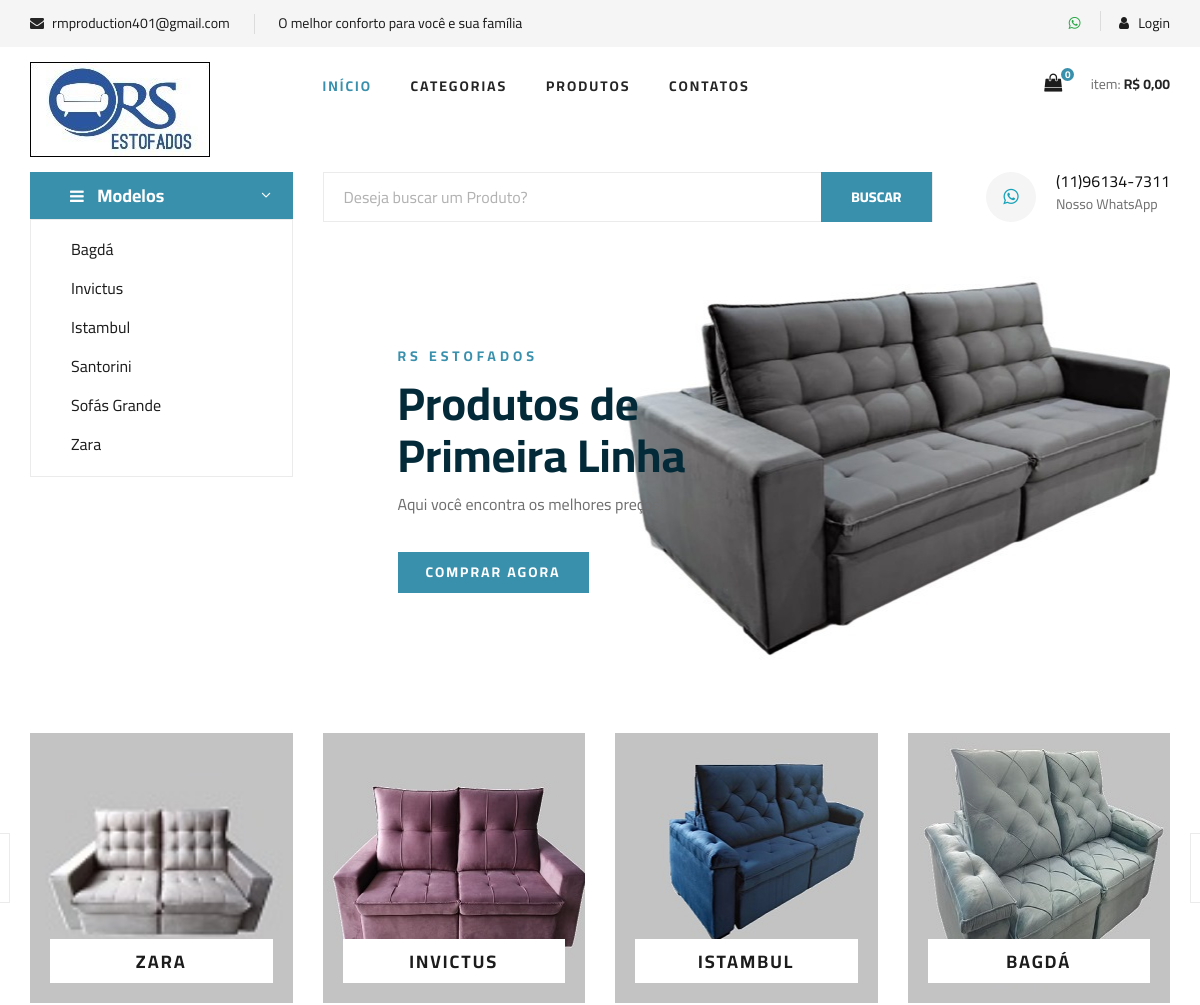
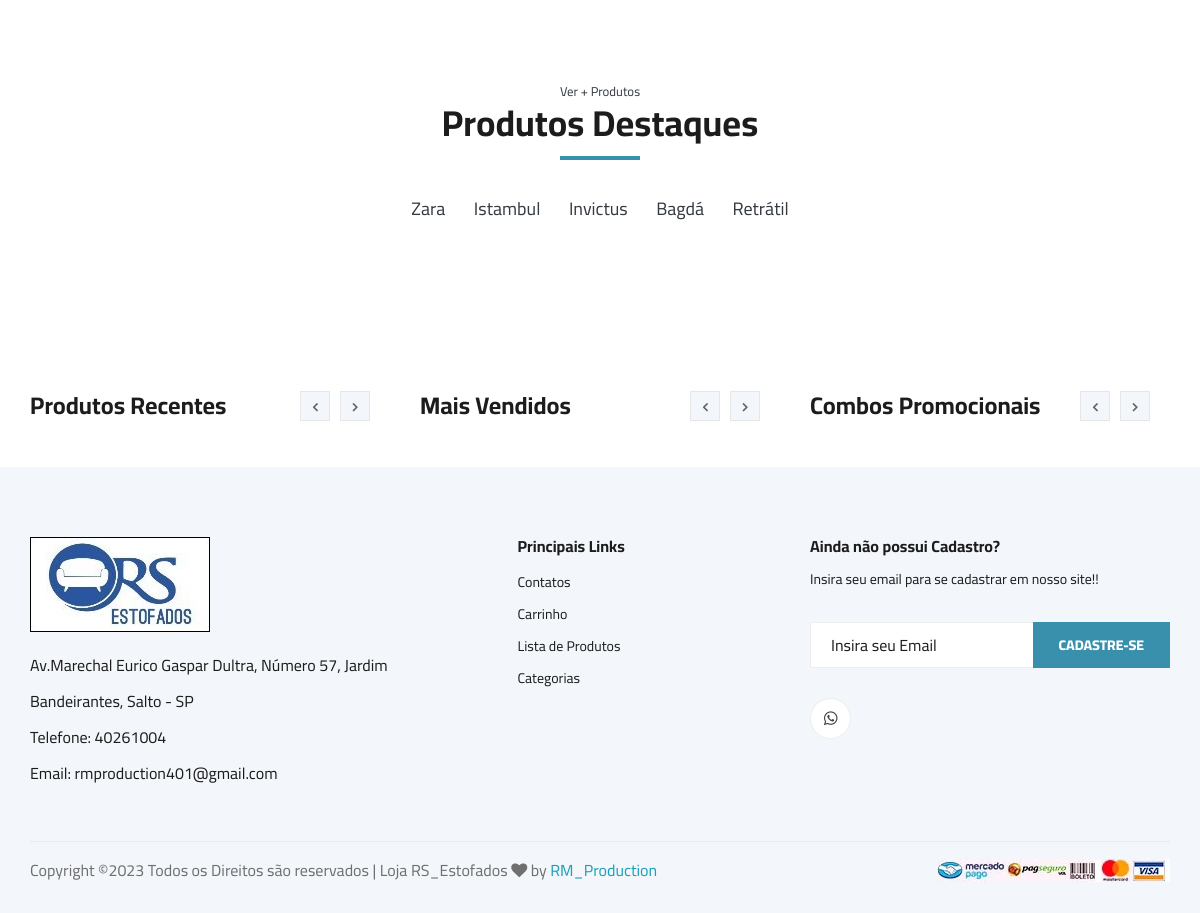
The page / on the database its author committed (2 pictures, top to bottom).
### tables this page shows
CREATE TABLE `categorias` (
  `id` int(11) NOT NULL AUTO_INCREMENT,
  `nome` varchar(50) NOT NULL,
  `nome_url` varchar(50) NOT NULL,
  `imagem` varchar(100) NOT NULL,
  PRIMARY KEY (`id`)
);

CREATE TABLE `sub_categorias` (
  `id` int(11) NOT NULL AUTO_INCREMENT,
  `nome` varchar(50) NOT NULL,
  `nome_url` varchar(50) NOT NULL,
  `imagem` varchar(100) NOT NULL,
  `id_categoria` int(11) NOT NULL,
  PRIMARY KEY (`id`)
);

### config.php (called while the page is built, shortened)
<?php
$email = 'rmproduction401@gmail.com';
$whatsapp = '(11)96134-7311';
$telefone = '40261004';
$whatsapp_link = '5511961347311';
$nome_loja = 'RS ESTOFADOS';
$texto_destaque = 'O melhor conforto para você e sua família';
$endereco_loja = 'Av.Marechal Eurico Gaspar Dultra, Número 57, Jardim Bandeirantes, Salto - SP';
 ?>

### index.php (the view, shortened to what this page needs)
<?php
require_once("cabecalho.php");
require_once("conexao.php");
?>
<section class="hero">
  <div class="container">
    <div class="row">
      <div class="col-lg-3">
        <div class="hero__categories">
          <div class="hero__categories__all">
            <i class="fa fa-bars"></i>
            <span>Modelos</span>
          </div>
          <ul>
            <?php
            $query = $pdo->query("SELECT * FROM categorias order by nome asc ");
            $res = $query->fetchAll(PDO::FETCH_ASSOC);
            for ($i=0; $i < count($res); $i++) {
              $nome = $res[$i]['nome'];
              $nome_url = $res[$i]['nome_url'];
              ?>
              <li><a href="sub-categoria-de-<?php echo $nome_url ?>"><?php echo $nome ?></a></li>
            <?php } ?>
        </div>
      </div>
      <div class="col-lg-9">
        <div class="hero__search">
          <div class="hero__search__form">
           <form action="lista-produtos.php" method="get">
            <input name="txtBuscar" type="text" placeholder="Deseja buscar um Produto?">
            <button type="submit" class="site-btn">BUSCAR</button>
          </form>
        </div>
        <div class="hero__search__phone">
          <div class="hero__search__phone__icon">
            <a class="text-info" target="_blank" href="http://api.whatsapp.com/send?1=pt_BR&phone=<?php echo $whatsapp_link ?>" title="<?php echo $whatsapp ?>"><i class="fa fa-whatsapp"></i></a>
          </div>
          <div class="hero__search__phone__text">
            <h6><?php echo $whatsapp ?></h6>
            <span>Nosso WhatsApp</span>
          </div>
        </div>
      </div>
      <div class="hero__item set-bg" data-setbg="img/hero/banner.jpg">
        <div class="hero__text">
          <span><?php echo strToUpper($nome_loja) ?></span>
          <h2>Produtos de<br />Primeira Linha</h2>
          <p>Aqui você encontra os melhores preços!!</p>
          <a href="produtos.php" class="primary-btn">COMPRAR AGORA</a>
        </div>
      </div>
    </div>
  </div>
</div>
</section>
<section class="categories">
  <div class="container">
    <div class="row">
      <div class="categories__slider owl-carousel">
       <?php
       $query = $pdo->query("SELECT * FROM categorias order by id ");
       $res = $query->fetchAll(PDO::FETCH_ASSOC);
       for ($i=0; $i < count($res); $i++) {
        $nome = $res[$i]['nome'];
        $imagem = $res[$i]['imagem'];
        $nome_url = $res[$i]['nome_url'];
        ?>
        <div class="col-lg-3">
          <div class="categories__item set-bg" data-setbg="img/categorias/<?php echo $imagem ?>">
            <h5><a href="sub-categoria-de-<?php echo $nome_url ?>"><?php echo $nome ?></a></h5>
          </div>
        </div>
      <?php } ?>
    </div>
  </div>
</div>
</section>
<section class="featured spad">
  <div class="container">
    <div class="row">
      <div class="col-lg-12">
        <div class="section-title">
         <a class="text-dark" href="produtos.php"><span ><small>Ver + Produtos</small></span></a>
         <h2>Produtos Destaques </h2>
       </div>
       <div class="featured__controls">
        <ul>
         <?php
         $query = $pdo->query("SELECT * FROM sub_categorias order by id limit 5 ");
         $res = $query->fetchAll(PDO::FETCH_ASSOC);
         for ($i=0; $i < count($res); $i++) {
          $nome = $res[$i]['nome'];
          $nome_url = $res[$i]['nome_url'];
          ?>
          <li><a href="produtos-<?php echo $nome_url ?>" class="text-dark"><?php echo $nome ?></a></li>
        <?php } ?>
      </ul>
    </div>
  </div>
</div>
</div>
</section>
<section class="latest-product spad d-none d-md-block">
  <div class="container">
    <div class="row">
      <div class="col-lg-4 col-md-6">
        <div class="latest-product__text">
          <h4>Produtos Recentes</h4>
          <div class="latest-product__slider owl-carousel">
          </div>
        </div>
      </div>
      <div class="col-lg-4 col-md-6">
        <div class="latest-product__text">
          <h4>Mais Vendidos</h4>
          <div class="latest-product__slider owl-carousel">
          </div>
        </div>
      </div>
      <div class="col-lg-4 col-md-6">
        <div class="latest-product__text">
          <h4>Combos Promocionais</h4>
          <div class="latest-product__slider owl-carousel">
          </div>
        </div>
      </div>
    </div>
  </div>
</section>
<?php
require_once("rodape.php");
?>

### cabecalho.php (shortened to what this page needs)
<?php
require_once("config.php");
require_once("conexao.php");
$id_usuario = @$_SESSION['id_usuario'];
$res = $pdo->query("SELECT * from carrinho where id_usuario = '$id_usuario' and id_venda = 0 order by id asc");
$dados = $res->fetchAll(PDO::FETCH_ASSOC);
$linhas = count($dados);
if($linhas == 0){
  $linhas = 0;
  $total = 0;
}
@$total_c = number_format(@$total, 2, ',', '.');
?>
<!DOCTYPE html>
<html lang="zxx">
<head>
    <link rel="stylesheet" href="css/bootstrap.min.css" type="text/css">
    <link rel="stylesheet" href="css/font-awesome.min.css" type="text/css">
    <link rel="stylesheet" href="css/elegant-icons.css" type="text/css">
    <link rel="stylesheet" href="css/nice-select.css" type="text/css">
    <link rel="stylesheet" href="css/jquery-ui.min.css" type="text/css">
    <link rel="stylesheet" href="css/owl.carousel.min.css" type="text/css">
    <link rel="stylesheet" href="css/slicknav.min.css" type="text/css">
    <link rel="stylesheet" href="css/style.css" type="text/css">
</head>
<body>
    <header class="header">
        <div class="header__top">
            <div class="container">
                <div class="row">
                    <div class="col-lg-6 col-md-6">
                        <div class="header__top__left">
                            <ul>
                                <li><i class="fa fa-envelope"></i> <?php echo $email ?></li>
                                <li><?php echo $texto_destaque ?></li>
                            </ul>
                        </div>
                    </div>
                    <div class="col-lg-6 col-md-6">
                        <div class="header__top__right">
                            <div class="header__top__right__social">
                               <a target="_blank" href="http://api.whatsapp.com/send?1=pt_BR&phone=<?php echo $whatsapp_link ?>" title="<?php echo $whatsapp ?>"><i class="fa fa-whatsapp text-success"></i></a>
                           </div>
                           <div class="header__top__right__auth">
                            <?php
                     if(@$_SESSION['id_usuario'] == null || @$_SESSION['nivel_usuario'] != 'Cliente'){
                 ?>
                <a href="sistema"><i class="fa fa-user"></i> Login</a>
            <?php }else{ ?>
                <a target="_blank" href="sistema/painel-cliente"><i class="fa fa-user"></i> Painel</a>
            <?php } ?>
                        </div>
                    </div>
                </div>
            </div>
        </div>
    </div>
    <div class="container">
        <div class="row">
            <div class="col-lg-3">
                <div class="header__logo">
                    <a href="./index.php"><img src="img/logo.jpg" alt=""></a>
                </div>
            </div>
            <div class="col-lg-6">
                <nav class="header__menu">
                    <ul>
                     <li class="active"><a href="./index.php">Início</a></li>
                      <li><a href="categorias.php">Categorias</a></li>
                     <li><a href="#">Produtos</a>
                    </li>
                    <li><a href="contatos.php">Contatos</a></li>
                </ul>
            </nav>
        </div>
        <div class="col-lg-3">
            <div class="header__cart">
                <ul>
                   <li><a href="carrinho.php"><i class="fa fa-shopping-bag"></i> <span><?php echo $linhas ?></span></a></li>
                </ul>
                <div class="header__cart__price">item: <span>R$ <?php echo $total_c ?></span></div>
            </div>
        </div>
    </div>
</div>
</header>

### rodape.php (shortened to what this page needs)
<?php
require_once("conexao.php");
 ?>
<footer class="footer spad">
    <div class="container">
        <div class="row">
            <div class="col-lg-4 col-md-6 col-sm-6">
                <div class="footer__about">
                    <div class="footer__about__logo">
                        <a href="./index.php"><img src="img/logo.jpg" alt=""></a>
                    </div>
                    <ul>
                        <li><?php echo $endereco_loja ?></li>
                        <li>Telefone: <?php echo $telefone ?></li>
                        <li>Email: <?php echo $email ?></li>
                    </ul>
                </div>
            </div>
            <div class="col-lg-3 col-md-6 col-sm-6 offset-lg-1">
                <div class="footer__widget">
                    <h6>Principais Links</h6>
                    <ul>
                        <li><a href="contatos.php">Contatos</a></li>
                        <li><a href="carrinho.php">Carrinho</a></li>
                        <li><a href="lista-produtos">Lista de Produtos</a></li>
                        <li><a href="categorias.php">Categorias</a></li>
                    </ul>
                </div>
            </div>
            <div class="col-lg-4 col-md-12">
                <div class="footer__widget">
                    <h6>Ainda não possui Cadastro?</h6>
                    <p>Insira seu email para se cadastrar em nosso site!!</p>
                    <form action="#">
                        <input type="email" placeholder="Insira seu Email" required>
                        <button type="submit" class="site-btn">Cadastre-se</button>
                    </form>
                    <div class="footer__widget__social">
                        <a target="_blank" href="http://api.whatsapp.com/send?1=pt_BR&phone=<?php echo $whatsapp_link ?>" title="<?php echo $whatsapp ?>"><i class="fa fa-whatsapp"></i></a>
                    </div>
                </div>
            </div>
        </div>
        <div class="row">
            <div class="col-lg-12">
                <div class="footer__copyright">
                    <div class="footer__copyright__text"><p>
                      Copyright &copy;<script>document.write(new Date().getFullYear());</script> Todos os Direitos são reservados | Loja RS_Estofados <i class="fa fa-heart" aria-hidden="true"></i> by <a class="text-info" href="" target="_blank">RM_Production</a>
                      </p></div>
                      <div class="footer__copyright__payment"><img src="img/pagamentos.jpg" alt=""></div>
                  </div>
              </div>
          </div>
      </div>
  </footer>
</body>
</html>

### rows shown on the page
categorias: nome "Bagdá", shows a picture, nome "BAGDÁ"
categorias: nome "Invictus", shows a picture, nome "INVICTUS"
categorias: nome "Istambul", shows a picture, nome "ISTAMBUL"
categorias: nome "Santorini"
categorias: nome "Sofás Grande"
categorias: nome "Zara", shows a picture, nome "ZARA"
sub_categorias: nome "Zara"
sub_categorias: nome "Istambul"
sub_categorias: nome "Invictus"
sub_categorias: nome "Bagdá"
sub_categorias: nome "Retrátil"

### other values the page prints
$email "rmproduction401@gmail.com"
$texto_destaque "O melhor conforto para você e sua família"
$linhas "0"
$total_c "0,00"
$whatsapp "(11)96134-7311"
$nome_loja "RS ESTOFADOS"
$endereco_loja "Av.Marechal Eurico Gaspar Dultra, Número 57, Jardim Bandeirantes, Salto - SP"
$telefone "40261004"
